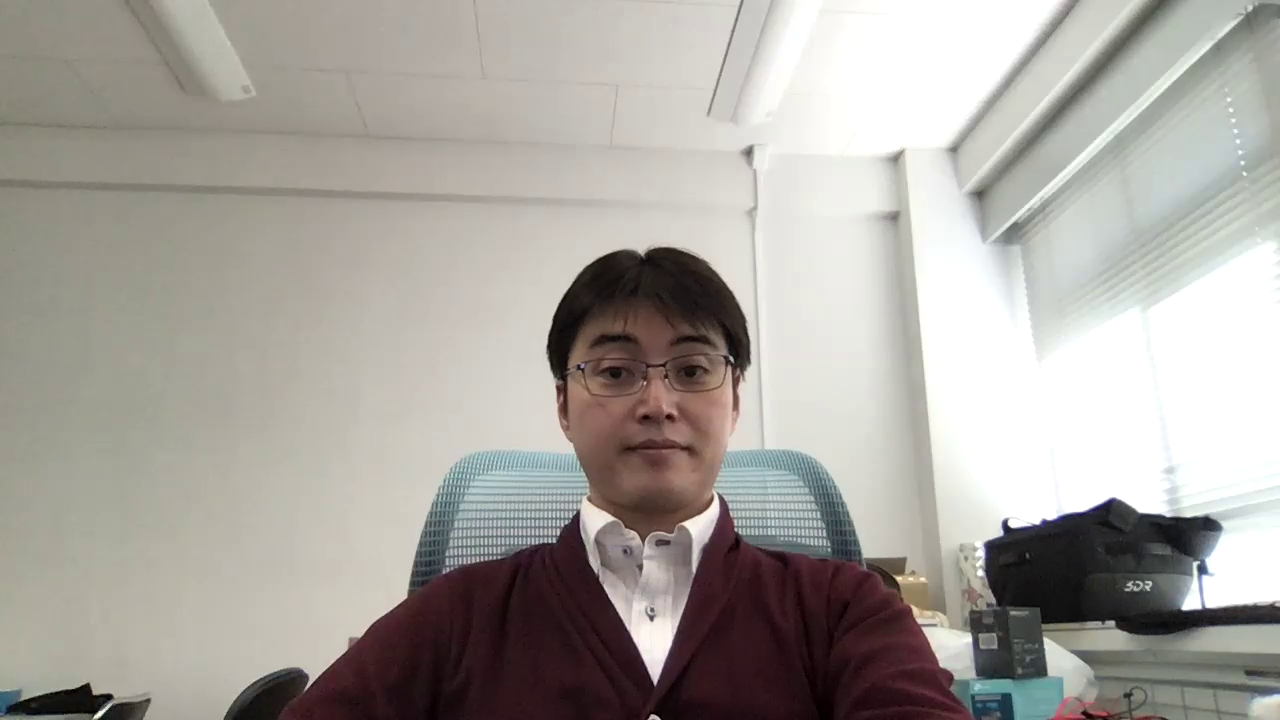
#> input picture uchitane_far.png, 1280 x 720 px
$ python kao2.py
#> lines starting #> are read from the running program, lines starting #| are printed output that depends on the picture; after the words box and inside, x2 and y2 are one past the last pixel; in counts of white or black regions, pixels touching at a corner belong together
#coding: utf-8
import cv2

cascade_file = "haarcascade_frontalface_alt.xml"
image_file = "uchitane_far.png"

img = cv2.imread(image_file)
#> img is the input picture: shape (720, 1280, 3); mean B, G, R 158.4, 163.8, 167.9
img_gray = cv2.cvtColor(img, cv2.COLOR_BGR2GRAY)
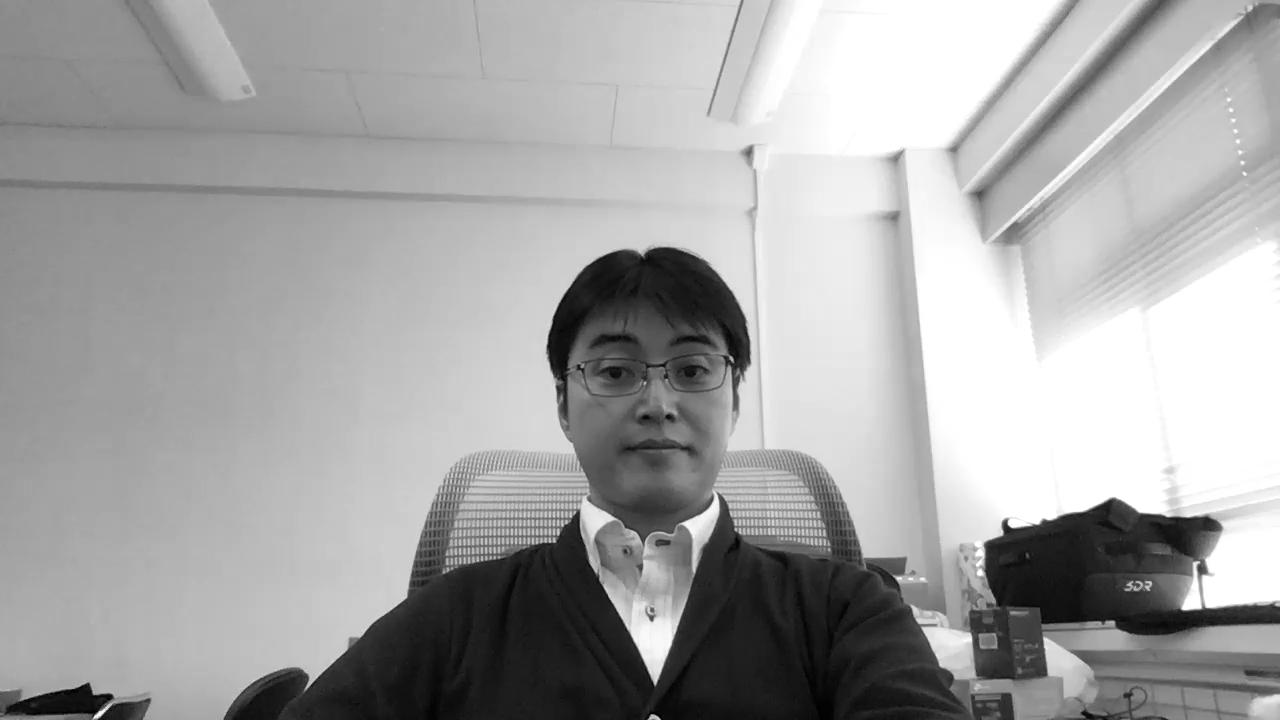
#> img_gray: shape (720, 1280); min 0, max 255, mean 164.3

cascade = cv2.CascadeClassifier(cascade_file)
face_list = cascade.detectMultiScale(img_gray, minSize=(150, 150))
#> face_list = [[555, 293, 199, 199]]

if len(face_list) == 0:
  print("Fail recognise")
  quit()

for (x, y, w, h) in face_list:
  print("顔の座標 =", x, y, w, h)
  color = (0, 0, 225)
  pen_w = 8
  cv2.rectangle(img, (x, y), (x+w, y+h), color, thickness = pen_w)
#> this loop made 1 pass
#> (x, y, w, h, color, pen_w) on pass 1: (555, 293, 199, 199, (0, 0, 225), 8)
#| 顔の座標 = 555 293 199 199
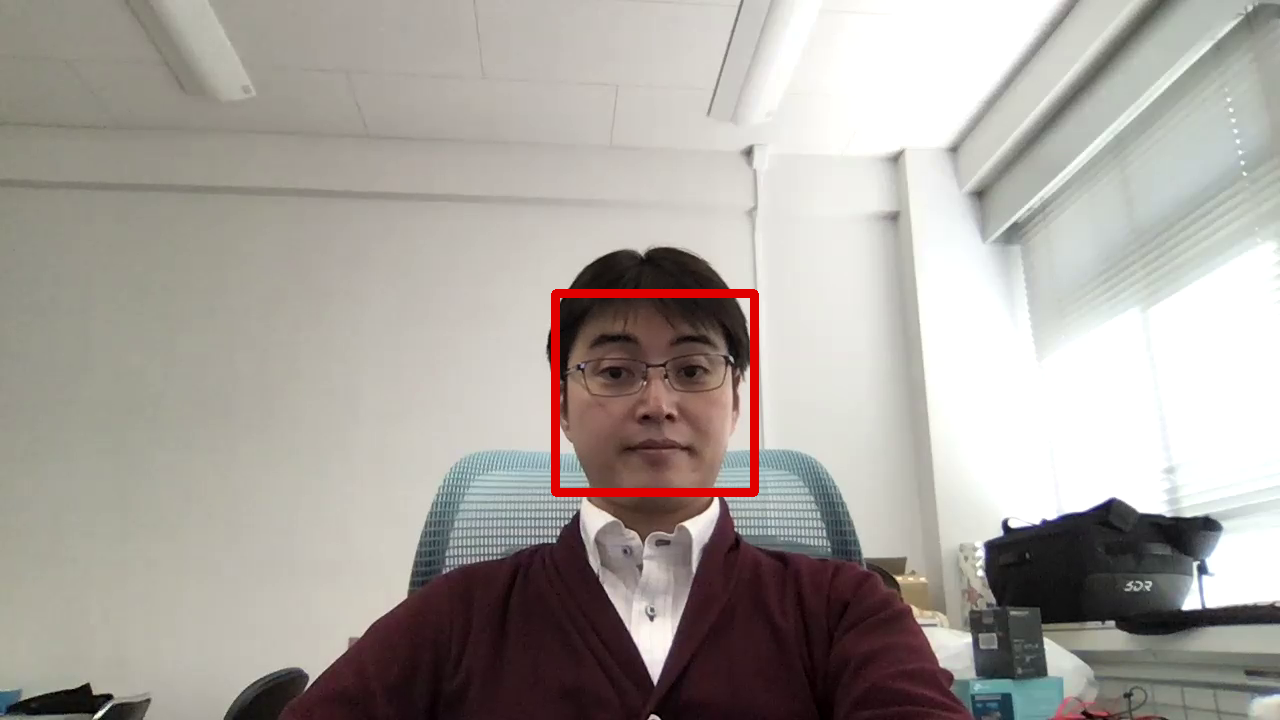
#> img: shape (720, 1280, 3); 0.77% of pixels changed, all inside (x1, y1, x2, y2) = (551, 289, 759, 497)

cv2.imwrite("after.png", img)
